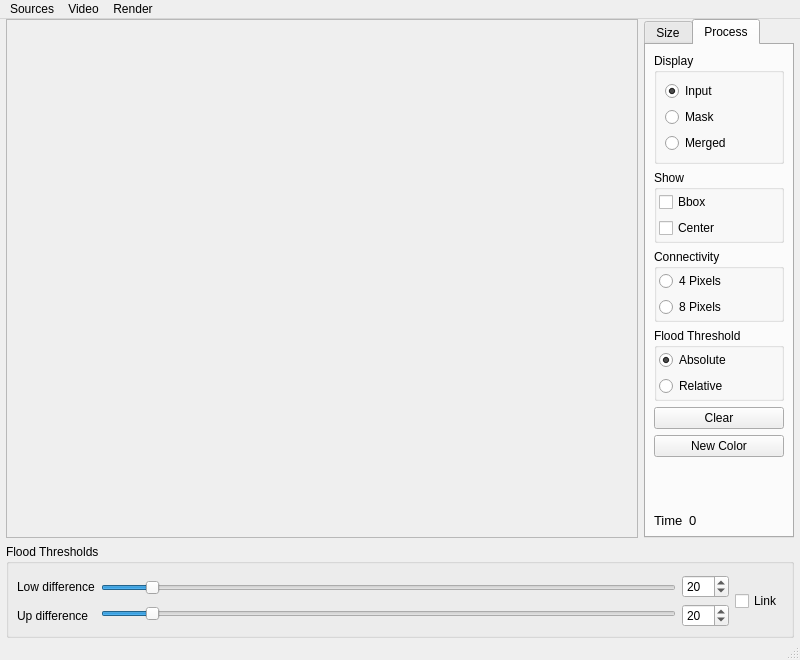
<?xml version="1.0" encoding="UTF-8"?>
<ui version="4.0">
 <class>MainWindow</class>
 <widget class="QMainWindow" name="MainWindow">
  <property name="geometry">
   <rect>
    <x>0</x>
    <y>0</y>
    <width>800</width>
    <height>660</height>
   </rect>
  </property>
  <property name="windowTitle">
   <string>Flood Fill</string>
  </property>
  <widget class="QWidget" name="centralWidget">
   <layout class="QGridLayout" name="gridLayout">
    <property name="leftMargin">
     <number>6</number>
    </property>
    <property name="topMargin">
     <number>0</number>
    </property>
    <property name="rightMargin">
     <number>6</number>
    </property>
    <property name="bottomMargin">
     <number>0</number>
    </property>
    <item row="0" column="0">
     <widget class="QScrollArea" name="scrollArea">
      <property name="sizePolicy">
       <sizepolicy hsizetype="Expanding" vsizetype="Expanding">
        <horstretch>0</horstretch>
        <verstretch>0</verstretch>
       </sizepolicy>
      </property>
      <property name="widgetResizable">
       <bool>true</bool>
      </property>
      <property name="alignment">
       <set>Qt::AlignCenter</set>
      </property>
      <widget class="QcvMatWidget" name="widgetImage">
       <property name="geometry">
        <rect>
         <x>0</x>
         <y>0</y>
         <width>626</width>
         <height>509</height>
        </rect>
       </property>
      </widget>
     </widget>
    </item>
    <item row="0" column="1">
     <widget class="QTabWidget" name="tabWidget">
      <property name="sizePolicy">
       <sizepolicy hsizetype="Fixed" vsizetype="Expanding">
        <horstretch>0</horstretch>
        <verstretch>0</verstretch>
       </sizepolicy>
      </property>
      <property name="minimumSize">
       <size>
        <width>150</width>
        <height>0</height>
       </size>
      </property>
      <property name="maximumSize">
       <size>
        <width>150</width>
        <height>16777215</height>
       </size>
      </property>
      <property name="currentIndex">
       <number>1</number>
      </property>
      <widget class="QWidget" name="captureTab">
       <attribute name="title">
        <string>Size</string>
       </attribute>
       <layout class="QVBoxLayout" name="verticalLayout">
        <property name="leftMargin">
         <number>8</number>
        </property>
        <property name="topMargin">
         <number>8</number>
        </property>
        <property name="rightMargin">
         <number>8</number>
        </property>
        <property name="bottomMargin">
         <number>8</number>
        </property>
        <item>
         <widget class="QRadioButton" name="radioButtonOrigSize">
          <property name="text">
           <string>Originale</string>
          </property>
          <property name="checked">
           <bool>true</bool>
          </property>
         </widget>
        </item>
        <item>
         <widget class="QRadioButton" name="radioButtonCustomSize">
          <property name="text">
           <string>Custom</string>
          </property>
         </widget>
        </item>
        <item>
         <widget class="QLabel" name="labelWidth">
          <property name="text">
           <string>Largeur</string>
          </property>
         </widget>
        </item>
        <item>
         <widget class="QSpinBox" name="spinBoxWidth">
          <property name="maximum">
           <number>1600</number>
          </property>
          <property name="singleStep">
           <number>4</number>
          </property>
         </widget>
        </item>
        <item>
         <widget class="QLabel" name="labelHeight">
          <property name="text">
           <string>Hauteur</string>
          </property>
         </widget>
        </item>
        <item>
         <widget class="QSpinBox" name="spinBoxHeight">
          <property name="maximum">
           <number>1200</number>
          </property>
          <property name="singleStep">
           <number>4</number>
          </property>
         </widget>
        </item>
        <item>
         <widget class="QCheckBox" name="checkBoxFlip">
          <property name="text">
           <string>Flip</string>
          </property>
         </widget>
        </item>
        <item>
         <widget class="QCheckBox" name="checkBoxGray">
          <property name="text">
           <string>Gray</string>
          </property>
         </widget>
        </item>
        <item>
         <spacer name="verticalSpacer">
          <property name="orientation">
           <enum>Qt::Vertical</enum>
          </property>
          <property name="sizeHint" stdset="0">
           <size>
            <width>20</width>
            <height>228</height>
           </size>
          </property>
         </spacer>
        </item>
       </layout>
      </widget>
      <widget class="QWidget" name="processTab">
       <attribute name="title">
        <string>Process</string>
       </attribute>
       <layout class="QVBoxLayout" name="verticalLayout_2">
        <property name="leftMargin">
         <number>8</number>
        </property>
        <property name="topMargin">
         <number>8</number>
        </property>
        <property name="rightMargin">
         <number>8</number>
        </property>
        <property name="bottomMargin">
         <number>8</number>
        </property>
        <item>
         <widget class="QGroupBox" name="groupBoxDisplay">
          <property name="title">
           <string>Display</string>
          </property>
          <layout class="QVBoxLayout" name="verticalLayout_3">
           <property name="leftMargin">
            <number>8</number>
           </property>
           <property name="topMargin">
            <number>8</number>
           </property>
           <property name="rightMargin">
            <number>8</number>
           </property>
           <property name="bottomMargin">
            <number>8</number>
           </property>
           <item>
            <widget class="QRadioButton" name="radioButtonInput">
             <property name="text">
              <string>Input</string>
             </property>
             <property name="shortcut">
              <string>I</string>
             </property>
             <property name="checked">
              <bool>true</bool>
             </property>
            </widget>
           </item>
           <item>
            <widget class="QRadioButton" name="radioButtonMask">
             <property name="text">
              <string>Mask</string>
             </property>
             <property name="shortcut">
              <string>M</string>
             </property>
            </widget>
           </item>
           <item>
            <widget class="QRadioButton" name="radioButtonMerged">
             <property name="text">
              <string>Merged</string>
             </property>
             <property name="shortcut">
              <string>E</string>
             </property>
            </widget>
           </item>
          </layout>
         </widget>
        </item>
        <item>
         <widget class="QGroupBox" name="groupBoxShow">
          <property name="title">
           <string>Show</string>
          </property>
          <layout class="QVBoxLayout" name="verticalLayout_9">
           <property name="leftMargin">
            <number>2</number>
           </property>
           <property name="topMargin">
            <number>2</number>
           </property>
           <property name="rightMargin">
            <number>2</number>
           </property>
           <property name="bottomMargin">
            <number>2</number>
           </property>
           <item>
            <widget class="QCheckBox" name="checkBoxBBox">
             <property name="text">
              <string>Bbox</string>
             </property>
             <property name="shortcut">
              <string>B</string>
             </property>
            </widget>
           </item>
           <item>
            <widget class="QCheckBox" name="checkBoxCenter">
             <property name="text">
              <string>Center</string>
             </property>
             <property name="shortcut">
              <string>S</string>
             </property>
            </widget>
           </item>
          </layout>
         </widget>
        </item>
        <item>
         <widget class="QGroupBox" name="groupBoxConnectivity">
          <property name="title">
           <string>Connectivity</string>
          </property>
          <layout class="QVBoxLayout" name="verticalLayout_4">
           <property name="leftMargin">
            <number>2</number>
           </property>
           <property name="topMargin">
            <number>2</number>
           </property>
           <property name="rightMargin">
            <number>2</number>
           </property>
           <property name="bottomMargin">
            <number>2</number>
           </property>
           <item>
            <widget class="QRadioButton" name="radioButton4Connect">
             <property name="text">
              <string>4 Pixels</string>
             </property>
            </widget>
           </item>
           <item>
            <widget class="QRadioButton" name="radioButton8Connect">
             <property name="text">
              <string>8 Pixels</string>
             </property>
            </widget>
           </item>
          </layout>
         </widget>
        </item>
        <item>
         <widget class="QGroupBox" name="groupBoxFloodFill">
          <property name="title">
           <string>Flood Threshold</string>
          </property>
          <layout class="QVBoxLayout" name="verticalLayout_5">
           <property name="leftMargin">
            <number>2</number>
           </property>
           <property name="topMargin">
            <number>2</number>
           </property>
           <property name="rightMargin">
            <number>2</number>
           </property>
           <property name="bottomMargin">
            <number>2</number>
           </property>
           <item>
            <widget class="QRadioButton" name="radioButtonAbsThreshold">
             <property name="text">
              <string>Absolute</string>
             </property>
             <property name="checked">
              <bool>true</bool>
             </property>
            </widget>
           </item>
           <item>
            <widget class="QRadioButton" name="radioButtonRelThreshold">
             <property name="text">
              <string>Relative</string>
             </property>
            </widget>
           </item>
          </layout>
         </widget>
        </item>
        <item>
         <widget class="QPushButton" name="pushButtonClearFlood">
          <property name="text">
           <string>Clear</string>
          </property>
          <property name="shortcut">
           <string>X</string>
          </property>
         </widget>
        </item>
        <item>
         <widget class="QPushButton" name="pushButtonNewColor">
          <property name="text">
           <string>New Color</string>
          </property>
          <property name="shortcut">
           <string>N, Space</string>
          </property>
         </widget>
        </item>
        <item>
         <spacer name="verticalSpacer_2">
          <property name="orientation">
           <enum>Qt::Vertical</enum>
          </property>
          <property name="sizeHint" stdset="0">
           <size>
            <width>20</width>
            <height>40</height>
           </size>
          </property>
         </spacer>
        </item>
        <item>
         <layout class="QHBoxLayout" name="horizontalLayout_2">
          <item>
           <widget class="QLabel" name="labelTTime">
            <property name="sizePolicy">
             <sizepolicy hsizetype="Minimum" vsizetype="Preferred">
              <horstretch>0</horstretch>
              <verstretch>0</verstretch>
             </sizepolicy>
            </property>
            <property name="font">
             <font>
              <pointsize>10</pointsize>
             </font>
            </property>
            <property name="text">
             <string>Time</string>
            </property>
           </widget>
          </item>
          <item>
           <widget class="QLabel" name="labelTime">
            <property name="sizePolicy">
             <sizepolicy hsizetype="MinimumExpanding" vsizetype="Preferred">
              <horstretch>0</horstretch>
              <verstretch>0</verstretch>
             </sizepolicy>
            </property>
            <property name="font">
             <font>
              <pointsize>10</pointsize>
             </font>
            </property>
            <property name="text">
             <string>0</string>
            </property>
           </widget>
          </item>
         </layout>
        </item>
       </layout>
      </widget>
     </widget>
    </item>
    <item row="1" column="0" colspan="2">
     <widget class="QGroupBox" name="groupBoxThreshold">
      <property name="sizePolicy">
       <sizepolicy hsizetype="Preferred" vsizetype="Preferred">
        <horstretch>0</horstretch>
        <verstretch>0</verstretch>
       </sizepolicy>
      </property>
      <property name="title">
       <string>Flood Thresholds</string>
      </property>
      <layout class="QHBoxLayout" name="horizontalLayout">
       <property name="leftMargin">
        <number>8</number>
       </property>
       <property name="rightMargin">
        <number>8</number>
       </property>
       <property name="bottomMargin">
        <number>8</number>
       </property>
       <item>
        <layout class="QVBoxLayout" name="verticalLayout_6">
         <item>
          <widget class="QLabel" name="labelLoDiff">
           <property name="text">
            <string>Low difference</string>
           </property>
          </widget>
         </item>
         <item>
          <widget class="QLabel" name="labelUpDiff">
           <property name="text">
            <string>Up difference</string>
           </property>
          </widget>
         </item>
        </layout>
       </item>
       <item>
        <layout class="QVBoxLayout" name="verticalLayout_7">
         <item>
          <widget class="QSlider" name="horizontalSliderLoDiff">
           <property name="maximum">
            <number>255</number>
           </property>
           <property name="value">
            <number>20</number>
           </property>
           <property name="orientation">
            <enum>Qt::Horizontal</enum>
           </property>
          </widget>
         </item>
         <item>
          <widget class="QSlider" name="horizontalSliderUpDiff">
           <property name="maximum">
            <number>255</number>
           </property>
           <property name="value">
            <number>20</number>
           </property>
           <property name="orientation">
            <enum>Qt::Horizontal</enum>
           </property>
          </widget>
         </item>
        </layout>
       </item>
       <item>
        <layout class="QVBoxLayout" name="verticalLayout_8">
         <item>
          <widget class="QSpinBox" name="spinBoxLoDiff">
           <property name="maximum">
            <number>255</number>
           </property>
           <property name="value">
            <number>20</number>
           </property>
          </widget>
         </item>
         <item>
          <widget class="QSpinBox" name="spinBoxUpDiff">
           <property name="maximum">
            <number>255</number>
           </property>
           <property name="value">
            <number>20</number>
           </property>
          </widget>
         </item>
        </layout>
       </item>
       <item>
        <widget class="QCheckBox" name="checkBoxLink">
         <property name="text">
          <string>Link</string>
         </property>
        </widget>
       </item>
      </layout>
     </widget>
    </item>
   </layout>
  </widget>
  <widget class="QMenuBar" name="menuBar">
   <property name="geometry">
    <rect>
     <x>0</x>
     <y>0</y>
     <width>800</width>
     <height>22</height>
    </rect>
   </property>
   <widget class="QMenu" name="menuSources">
    <property name="title">
     <string>Sources</string>
    </property>
    <addaction name="actionCamera_0"/>
    <addaction name="actionCamera_1"/>
    <addaction name="actionFile"/>
    <addaction name="separator"/>
    <addaction name="actionQuit"/>
   </widget>
   <widget class="QMenu" name="menuVideo">
    <property name="title">
     <string>Video</string>
    </property>
    <widget class="QMenu" name="menuSize">
     <property name="title">
      <string>taille</string>
     </property>
     <addaction name="actionOriginalSize"/>
     <addaction name="actionConstrainedSize"/>
    </widget>
    <addaction name="actionFlip"/>
    <addaction name="actionGray"/>
    <addaction name="separator"/>
    <addaction name="menuSize"/>
   </widget>
   <widget class="QMenu" name="menuRender">
    <property name="title">
     <string>Render</string>
    </property>
    <addaction name="actionRenderImage"/>
    <addaction name="actionRenderPixmap"/>
    <addaction name="actionRenderOpenGL"/>
   </widget>
   <addaction name="menuSources"/>
   <addaction name="menuVideo"/>
   <addaction name="menuRender"/>
  </widget>
  <widget class="QStatusBar" name="statusBar"/>
  <action name="actionCamera_0">
   <property name="text">
    <string>Camera 0</string>
   </property>
   <property name="toolTip">
    <string>caméra interne</string>
   </property>
   <property name="shortcut">
    <string>Ctrl+Shift+0</string>
   </property>
  </action>
  <action name="actionCamera_1">
   <property name="text">
    <string>Camera 1</string>
   </property>
   <property name="toolTip">
    <string>caméra externe</string>
   </property>
   <property name="shortcut">
    <string>Ctrl+Shift+1</string>
   </property>
  </action>
  <action name="actionFile">
   <property name="text">
    <string>File</string>
   </property>
   <property name="toolTip">
    <string>fichier video</string>
   </property>
   <property name="shortcut">
    <string>Ctrl+O</string>
   </property>
  </action>
  <action name="actionFlip">
   <property name="checkable">
    <bool>true</bool>
   </property>
   <property name="text">
    <string>flip</string>
   </property>
  </action>
  <action name="actionOriginalSize">
   <property name="checkable">
    <bool>true</bool>
   </property>
   <property name="text">
    <string>Originale</string>
   </property>
   <property name="toolTip">
    <string>taille originale</string>
   </property>
  </action>
  <action name="actionConstrainedSize">
   <property name="checkable">
    <bool>true</bool>
   </property>
   <property name="text">
    <string>Custom</string>
   </property>
   <property name="iconText">
    <string>contrainte</string>
   </property>
   <property name="toolTip">
    <string>taille imposée</string>
   </property>
  </action>
  <action name="actionQuit">
   <property name="text">
    <string>Quitter</string>
   </property>
  </action>
  <action name="actionRenderImage">
   <property name="checkable">
    <bool>true</bool>
   </property>
   <property name="checked">
    <bool>true</bool>
   </property>
   <property name="text">
    <string>Image</string>
   </property>
  </action>
  <action name="actionRenderPixmap">
   <property name="checkable">
    <bool>true</bool>
   </property>
   <property name="text">
    <string>Pixmap</string>
   </property>
  </action>
  <action name="actionRenderOpenGL">
   <property name="checkable">
    <bool>true</bool>
   </property>
   <property name="text">
    <string>OpenGL</string>
   </property>
  </action>
  <action name="actionGray">
   <property name="checkable">
    <bool>true</bool>
   </property>
   <property name="text">
    <string>gray</string>
   </property>
  </action>
 </widget>
 <layoutdefault spacing="6" margin="11"/>
 <customwidgets>
  <customwidget>
   <class>QcvMatWidget</class>
   <extends>QWidget</extends>
   <header>QcvMatWidget.h</header>
   <container>1</container>
  </customwidget>
 </customwidgets>
 <tabstops>
  <tabstop>scrollArea</tabstop>
 </tabstops>
 <resources/>
 <connections>
  <connection>
   <sender>radioButtonCustomSize</sender>
   <signal>clicked(bool)</signal>
   <receiver>actionConstrainedSize</receiver>
   <slot>setChecked(bool)</slot>
   <hints>
    <hint type="sourcelabel">
     <x>631</x>
     <y>92</y>
    </hint>
    <hint type="destinationlabel">
     <x>-1</x>
     <y>-1</y>
    </hint>
   </hints>
  </connection>
  <connection>
   <sender>actionConstrainedSize</sender>
   <signal>triggered(bool)</signal>
   <receiver>radioButtonCustomSize</receiver>
   <slot>setChecked(bool)</slot>
   <hints>
    <hint type="sourcelabel">
     <x>-1</x>
     <y>-1</y>
    </hint>
    <hint type="destinationlabel">
     <x>631</x>
     <y>92</y>
    </hint>
   </hints>
  </connection>
  <connection>
   <sender>radioButtonOrigSize</sender>
   <signal>clicked(bool)</signal>
   <receiver>actionOriginalSize</receiver>
   <slot>setChecked(bool)</slot>
   <hints>
    <hint type="sourcelabel">
     <x>597</x>
     <y>54</y>
    </hint>
    <hint type="destinationlabel">
     <x>-1</x>
     <y>-1</y>
    </hint>
   </hints>
  </connection>
  <connection>
   <sender>actionOriginalSize</sender>
   <signal>triggered(bool)</signal>
   <receiver>radioButtonOrigSize</receiver>
   <slot>setChecked(bool)</slot>
   <hints>
    <hint type="sourcelabel">
     <x>-1</x>
     <y>-1</y>
    </hint>
    <hint type="destinationlabel">
     <x>597</x>
     <y>54</y>
    </hint>
   </hints>
  </connection>
  <connection>
   <sender>checkBoxFlip</sender>
   <signal>clicked(bool)</signal>
   <receiver>actionFlip</receiver>
   <slot>setChecked(bool)</slot>
   <hints>
    <hint type="sourcelabel">
     <x>640</x>
     <y>233</y>
    </hint>
    <hint type="destinationlabel">
     <x>-1</x>
     <y>-1</y>
    </hint>
   </hints>
  </connection>
  <connection>
   <sender>actionFlip</sender>
   <signal>triggered(bool)</signal>
   <receiver>checkBoxFlip</receiver>
   <slot>setChecked(bool)</slot>
   <hints>
    <hint type="sourcelabel">
     <x>-1</x>
     <y>-1</y>
    </hint>
    <hint type="destinationlabel">
     <x>640</x>
     <y>233</y>
    </hint>
   </hints>
  </connection>
  <connection>
   <sender>checkBoxGray</sender>
   <signal>clicked(bool)</signal>
   <receiver>actionGray</receiver>
   <slot>setChecked(bool)</slot>
   <hints>
    <hint type="sourcelabel">
     <x>576</x>
     <y>244</y>
    </hint>
    <hint type="destinationlabel">
     <x>-1</x>
     <y>-1</y>
    </hint>
   </hints>
  </connection>
  <connection>
   <sender>actionGray</sender>
   <signal>triggered(bool)</signal>
   <receiver>checkBoxGray</receiver>
   <slot>setChecked(bool)</slot>
   <hints>
    <hint type="sourcelabel">
     <x>-1</x>
     <y>-1</y>
    </hint>
    <hint type="destinationlabel">
     <x>576</x>
     <y>244</y>
    </hint>
   </hints>
  </connection>
  <connection>
   <sender>spinBoxLoDiff</sender>
   <signal>valueChanged(int)</signal>
   <receiver>horizontalSliderLoDiff</receiver>
   <slot>setValue(int)</slot>
   <hints>
    <hint type="sourcelabel">
     <x>588</x>
     <y>476</y>
    </hint>
    <hint type="destinationlabel">
     <x>536</x>
     <y>480</y>
    </hint>
   </hints>
  </connection>
  <connection>
   <sender>horizontalSliderLoDiff</sender>
   <signal>valueChanged(int)</signal>
   <receiver>spinBoxLoDiff</receiver>
   <slot>setValue(int)</slot>
   <hints>
    <hint type="sourcelabel">
     <x>467</x>
     <y>477</y>
    </hint>
    <hint type="destinationlabel">
     <x>595</x>
     <y>474</y>
    </hint>
   </hints>
  </connection>
  <connection>
   <sender>spinBoxUpDiff</sender>
   <signal>valueChanged(int)</signal>
   <receiver>horizontalSliderUpDiff</receiver>
   <slot>setValue(int)</slot>
   <hints>
    <hint type="sourcelabel">
     <x>602</x>
     <y>515</y>
    </hint>
    <hint type="destinationlabel">
     <x>540</x>
     <y>513</y>
    </hint>
   </hints>
  </connection>
  <connection>
   <sender>horizontalSliderUpDiff</sender>
   <signal>valueChanged(int)</signal>
   <receiver>spinBoxUpDiff</receiver>
   <slot>setValue(int)</slot>
   <hints>
    <hint type="sourcelabel">
     <x>463</x>
     <y>514</y>
    </hint>
    <hint type="destinationlabel">
     <x>602</x>
     <y>512</y>
    </hint>
   </hints>
  </connection>
 </connections>
</ui>
